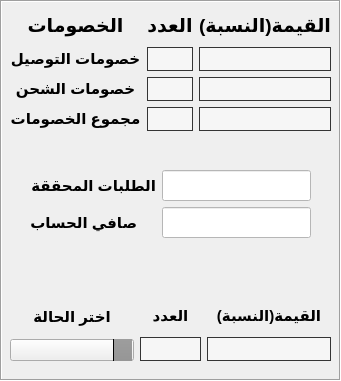
   <widget class="QFrame" name="frame_3">
    <property name="geometry">
     <rect>
      <x>340</x>
      <y>110</y>
      <width>341</width>
      <height>381</height>
     </rect>
    </property>
    <property name="frameShape">
     <enum>QFrame::Box</enum>
    </property>
    <property name="frameShadow">
     <enum>QFrame::Sunken</enum>
    </property>
    <widget class="QWidget" name="gridLayoutWidget_2">
     <property name="geometry">
      <rect>
       <x>10</x>
       <y>10</y>
       <width>321</width>
       <height>121</height>
      </rect>
     </property>
     <layout class="QGridLayout" name="gridLayout_2" columnstretch="2,1,2">
      <item row="1" column="0">
       <widget class="QLabel" name="label_39">
        <property name="font">
         <font>
          <family>Arial</family>
          <pointsize>11</pointsize>
          <bold>true</bold>
         </font>
        </property>
        <property name="text">
         <string>خصومات التوصيل</string>
        </property>
        <property name="alignment">
         <set>Qt::AlignCenter</set>
        </property>
       </widget>
      </item>
      <item row="2" column="1">
       <widget class="QLineEdit" name="lineEditNumShippingDisc">
        <property name="styleSheet">
         <string notr="true">QLineEdit
{
	background-color: #f6f6f6;
	color : #000;
	border: 1px solid #343434;
	padding: 3px;
	padding-left: 5px;

}</string>
        </property>
       </widget>
      </item>
      <item row="2" column="0">
       <widget class="QLabel" name="label_32">
        <property name="font">
         <font>
          <family>Arial</family>
          <pointsize>11</pointsize>
          <bold>true</bold>
         </font>
        </property>
        <property name="text">
         <string>خصومات الشحن</string>
        </property>
        <property name="alignment">
         <set>Qt::AlignCenter</set>
        </property>
       </widget>
      </item>
      <item row="1" column="2">
       <widget class="QLineEdit" name="lineEditRateDiliveryDisc">
        <property name="styleSheet">
         <string notr="true">QLineEdit
{
	background-color: #f6f6f6;
	color : #000;
	border: 1px solid #343434;
	padding: 3px;
	padding-left: 5px;

}</string>
        </property>
       </widget>
      </item>
      <item row="1" column="1">
       <widget class="QLineEdit" name="lineEditNumDileveryDisc">
        <property name="styleSheet">
         <string notr="true">QLineEdit
{
	background-color: #f6f6f6;
	color : #000;
	border: 1px solid #343434;
	padding: 3px;
	padding-left: 5px;

}</string>
        </property>
       </widget>
      </item>
      <item row="3" column="1">
       <widget class="QLineEdit" name="lineEditNumSumDisc">
        <property name="styleSheet">
         <string notr="true">QLineEdit
{
	background-color: #f6f6f6;
	color : #000;
	border: 1px solid #343434;
	padding: 3px;
	padding-left: 5px;

}</string>
        </property>
       </widget>
      </item>
      <item row="3" column="2">
       <widget class="QLineEdit" name="lineEditRateSumDisc">
        <property name="styleSheet">
         <string notr="true">QLineEdit
{
	background-color: #f6f6f6;
	color : #000;
	border: 1px solid #343434;
	padding: 3px;
	padding-left: 5px;

}</string>
        </property>
       </widget>
      </item>
      <item row="2" column="2">
       <widget class="QLineEdit" name="lineEditRateShippingDisc_2">
        <property name="styleSheet">
         <string notr="true">QLineEdit
{
	background-color: #f6f6f6;
	color : #000;
	border: 1px solid #343434;
	padding: 3px;
	padding-left: 5px;

}</string>
        </property>
       </widget>
      </item>
      <item row="3" column="0">
       <widget class="QLabel" name="label_42">
        <property name="font">
         <font>
          <family>Arial</family>
          <pointsize>11</pointsize>
          <bold>true</bold>
         </font>
        </property>
        <property name="text">
         <string>مجموع الخصومات</string>
        </property>
        <property name="alignment">
         <set>Qt::AlignCenter</set>
        </property>
       </widget>
      </item>
      <item row="0" column="0">
       <widget class="QLabel" name="label_31">
        <property name="font">
         <font>
          <family>Arial</family>
          <pointsize>14</pointsize>
          <italic>false</italic>
          <bold>true</bold>
         </font>
        </property>
        <property name="text">
         <string>الخصومات</string>
        </property>
        <property name="alignment">
         <set>Qt::AlignCenter</set>
        </property>
       </widget>
      </item>
      <item row="0" column="1">
       <widget class="QLabel" name="label_38">
        <property name="font">
         <font>
          <family>Arial</family>
          <pointsize>14</pointsize>
          <bold>true</bold>
         </font>
        </property>
        <property name="text">
         <string>العدد</string>
        </property>
        <property name="alignment">
         <set>Qt::AlignCenter</set>
        </property>
       </widget>
      </item>
      <item row="0" column="2">
       <widget class="QLabel" name="label_29">
        <property name="font">
         <font>
          <family>Arial</family>
          <pointsize>14</pointsize>
          <bold>true</bold>
         </font>
        </property>
        <property name="text">
         <string>القيمة(النسبة)</string>
        </property>
        <property name="alignment">
         <set>Qt::AlignCenter</set>
        </property>
       </widget>
      </item>
     </layout>
    </widget>
    <widget class="QWidget" name="formLayoutWidget">
     <property name="geometry">
      <rect>
       <x>30</x>
       <y>170</y>
       <width>281</width>
       <height>72</height>
      </rect>
     </property>
     <layout class="QFormLayout" name="formLayout">
      <item row="0" column="0">
       <widget class="QLabel" name="label_3">
        <property name="font">
         <font>
          <family>Arial</family>
          <pointsize>11</pointsize>
          <bold>true</bold>
         </font>
        </property>
        <property name="text">
         <string>الطلبات المحققة</string>
        </property>
       </widget>
      </item>
      <item row="0" column="1">
       <widget class="QLineEdit" name="inpuAchivment">
        <property name="font">
         <font>
          <pointsize>14</pointsize>
         </font>
        </property>
        <property name="styleSheet">
         <string notr="true">background-color: rgb(255, 255, 255);</string>
        </property>
       </widget>
      </item>
      <item row="1" column="0">
       <widget class="QLabel" name="label_4">
        <property name="font">
         <font>
          <family>Arial</family>
          <pointsize>11</pointsize>
          <bold>true</bold>
         </font>
        </property>
        <property name="text">
         <string>صافي الحساب</string>
        </property>
       </widget>
      </item>
      <item row="1" column="1">
       <widget class="QLineEdit" name="inputNetto">
        <property name="font">
         <font>
          <pointsize>14</pointsize>
         </font>
        </property>
        <property name="styleSheet">
         <string notr="true">background-color: rgb(255, 255, 255);</string>
        </property>
       </widget>
      </item>
     </layout>
    </widget>
    <widget class="QWidget" name="horizontalLayoutWidget">
     <property name="geometry">
      <rect>
       <x>10</x>
       <y>300</y>
       <width>321</width>
       <height>61</height>
      </rect>
     </property>
     <layout class="QHBoxLayout" name="horizontalLayout" stretch="2,1,2">
      <item>
       <layout class="QVBoxLayout" name="verticalLayout" stretch="0,0">
        <item>
         <widget class="QLabel" name="label_28">
          <property name="font">
           <font>
            <family>Arial</family>
            <pointsize>11</pointsize>
            <bold>true</bold>
           </font>
          </property>
          <property name="text">
           <string>اختر الحالة</string>
          </property>
          <property name="alignment">
           <set>Qt::AlignCenter</set>
          </property>
         </widget>
        </item>
        <item>
         <widget class="QComboBox" name="cbStatus">
          <property name="layoutDirection">
           <enum>Qt::LeftToRight</enum>
          </property>
          <property name="styleSheet">
           <string notr="true">QComboBox::drop-down
{
	background-color: qlineargradient(spread:repeat, x1:1, y1:0, x2:1, y2:1, stop:0 rgba(157, 157, 157, 255),stop:1 rgba(150, 150, 150, 255));
    subcontrol-origin: padding;
    subcontrol-position: top right;
    width: 15px;
    border-left-width: 1px;
    border-left-color: black;
    border-left-style: solid; 

}



</string>
          </property>
         </widget>
        </item>
       </layout>
      </item>
      <item>
       <layout class="QVBoxLayout" name="verticalLayout_2">
        <item>
         <widget class="QLabel" name="label_40">
          <property name="font">
           <font>
            <family>Arial</family>
            <pointsize>11</pointsize>
            <bold>true</bold>
           </font>
          </property>
          <property name="text">
           <string>العدد</string>
          </property>
          <property name="alignment">
           <set>Qt::AlignCenter</set>
          </property>
         </widget>
        </item>
        <item>
         <widget class="QLineEdit" name="lineEditNumStatus">
          <property name="styleSheet">
           <string notr="true">QLineEdit
{
	background-color: #f6f6f6;
	color : #000;
	border: 1px solid #343434;
	padding: 3px;
	padding-left: 5px;

}</string>
          </property>
         </widget>
        </item>
       </layout>
      </item>
      <item>
       <layout class="QVBoxLayout" name="verticalLayout_3" stretch="0,0">
        <item>
         <widget class="QLabel" name="label_30">
          <property name="font">
           <font>
            <family>Arial</family>
            <pointsize>11</pointsize>
            <bold>true</bold>
           </font>
          </property>
          <property name="text">
           <string>القيمة(النسبة)</string>
          </property>
          <property name="alignment">
           <set>Qt::AlignCenter</set>
          </property>
         </widget>
        </item>
        <item>
         <widget class="QLineEdit" name="lineEditRate">
          <property name="styleSheet">
           <string notr="true">QLineEdit
{
	background-color: #f6f6f6;
	color : #000;
	border: 1px solid #343434;
	padding: 3px;
	padding-left: 5px;

}</string>
          </property>
         </widget>
        </item>
       </layout>
      </item>
     </layout>
    </widget>
   </widget>
